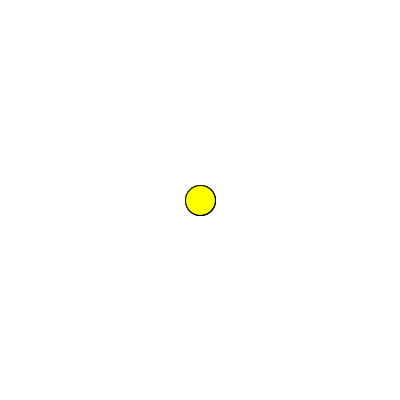
Frame 1 (no input)
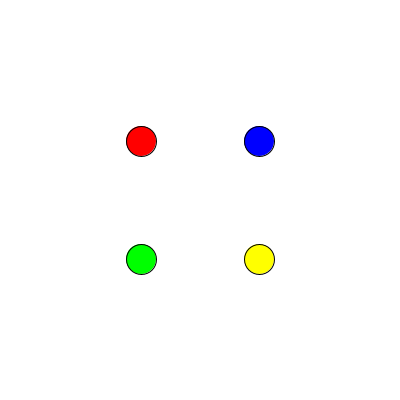
Frame 60 (the mouse pressed at the canvas centre just before this capture)
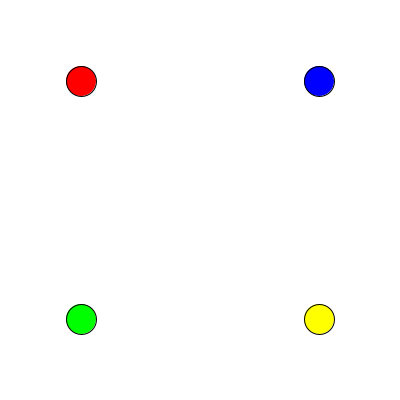
Frame 120 (the mouse held since frame 60 and released just before this capture)

The Processing sketch that drew these frames (run headless with seeded random() and noise(); from frame 60 on, the mouse is pressed at the canvas centre):

// Processing sketch: TravellingMultipleCircles
// ── TravellingMultipleCircles.pde
//Travelling Multiple Circles

float d;

void setup() {

  size(400, 400);
}

void draw() {
  background(255);

  float cx = width/2;
  float cy = height/2;

  fill (255, 0, 0);
  circle(cx -d, cy-d, 30);

  fill (0, 0, 255);
  circle(cx +d, cy-d, 30);

  fill (0, 255, 0);
  circle(cx -d, cy+d, 30);

  fill (255, 255, 0);
  circle(cx +d, cy+d, 30);

  d=d+1;
}
